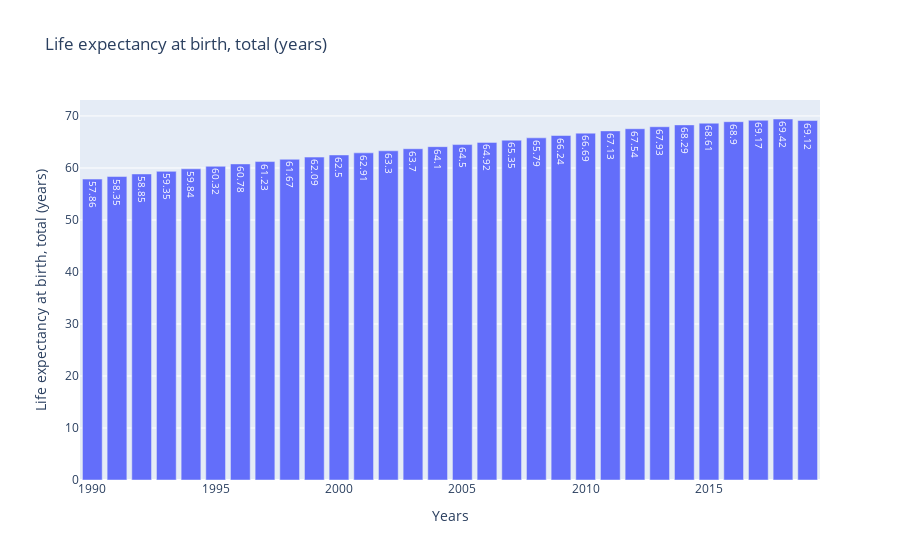

The notebook cell this image was saved under:
### Code cell
fig = go.Figure(go.Bar(
            x=df['year'], y=df['Life expectancy at birth, total (years)'],
            text=round(df['Life expectancy at birth, total (years)'],2),
            textposition='auto',
        ))
fig.update_layout(title='Life expectancy at birth, total (years)',
                   xaxis_title='Years',
                   yaxis_title='Life expectancy at birth, total (years)')

fig.show()

### Figure 1 — Plotly figure (JSON) as saved in the notebook; plotly's stock layout.template omitted (floating-point values rounded to 4 significant figures)
{"data": [{"text": [57.86, 58.35, 58.85, 59.35, 59.84, 60.32, 60.78, 61.23, 61.67, 62.09, 62.5, 62.91, 63.3, 63.7, 64.1, 64.5, 64.92, 65.35, 65.79, 66.24, 66.69, 67.13, 67.54, 67.93, 68.29, 68.61, 68.9, 69.17, 69.42, 69.12], "textposition": "auto", "type": "bar", "x": [1990, 1991, 1992, 1993, 1994, 1995, 1996, 1997, 1998, 1999, 2000, 2001, 2002, 2003, 2004, 2005, 2006, 2007, 2008, 2009, 2010, 2011, 2012, 2013, 2014, 2015, 2016, 2017, 2018, 2019], "y": [57.87, 58.35, 58.85, 59.35, 59.84, 60.32, 60.78, 61.23, 61.67, 62.09, 62.51, 62.91, 63.3, 63.7, 64.09, 64.5, 64.92, 65.35, 65.79, 66.24, 66.69, 67.13, 67.55, 67.93, 68.29, 68.61, 68.9, 69.17, 69.42, 69.12]}], "layout": {"title": {"text": "Life expectancy at birth, total (years)"}, "xaxis": {"title": {"text": "Years"}}, "yaxis": {"title": {"text": "Life expectancy at birth, total (years)"}}}}
